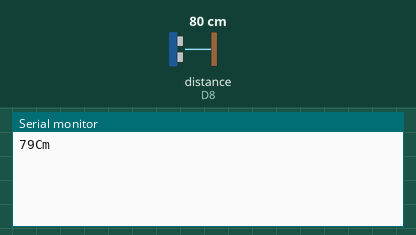
This sketch was run on a simulated ESP8266 (NodeMCU). Parts: the last lines printed to the serial monitor. Wiring (inferred from the names in the program): ultrasonic range finder: trigger D7; echo D8. Inputs (shaded band) come from the test bench; at power-on: distance to the obstacle (sensor on D8) 80 cm. The echo pulse lasts 58.3 µs per cm; WiFi joins after 1.5 s; servers stay silent unless stated.

Above: at 3.0 s.
3.1 s: distance to the obstacle (sensor on D8) set to 20 cm
At 6.4 s:
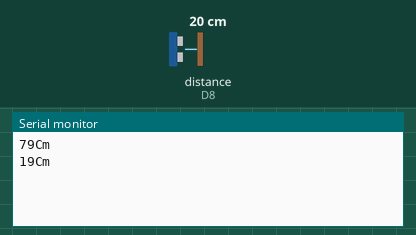
7.4 s: distance to the obstacle (sensor on D8) set to 17 cm
At 9.2 s:
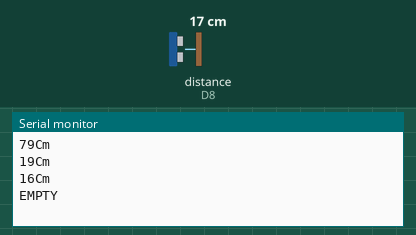
13.8 s: distance to the obstacle (sensor on D8) set to 2 cm
At 17.0 s:
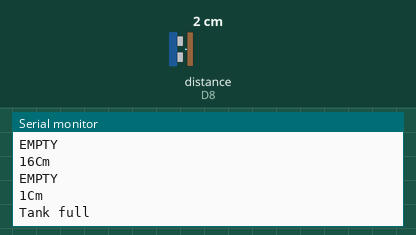
20.8 s: distance to the obstacle (sensor on D8) set to 6 cm
At 23.7 s:
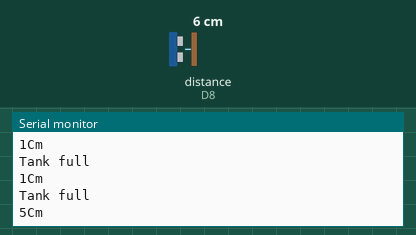
Timing chart, 0 to 25.2 s (numbered marks = the images above; inputs shaded):
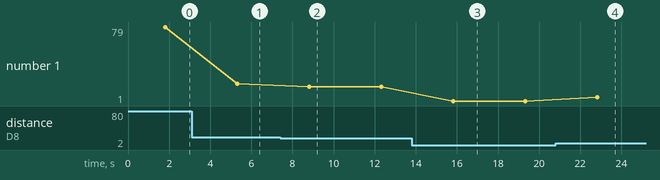

Measured:
- the behaviour switches between 19 and 18 cm on distance to the obstacle (sensor on D8) (found by bisection; images 1 and 2)
- the behaviour switches between 4 and 5 cm on distance to the obstacle (sensor on D8) (found by bisection; images 3 and 4)
- after the input at 3.1 s, the serial monitor: prints a new line after 2.2 s (image 1)
- after the input at 7.4 s, the serial monitor: prints a new line after 1.4 s (image 2)
- after the input at 13.8 s, the serial monitor: prints a new line after 2.0 s (image 3)
- after the input at 20.8 s, the serial monitor: prints a new line after 2.0 s (image 4)
- plotted number 1: 79 → 19 after the input at 3.1 s, 19 → 16 after the input at 7.4 s, 16 → 1 after the input at 13.8 s, 1 → 5 after the input at 20.8 s

The sketch:

Ultra_with_cloud_lcd_display.ino
```cpp
/*
 * Based on Blynk Examples, changes made accordingly.
 * Under FeedName avoid using <>
 *
 * For IoT Development Board, 1.0 @Technomate Edubotics Pvt Ltd.
 *
 */

#define BLYNK_PRINT Serial
#include <ESP8266WiFi.h>
#include <BlynkSimpleEsp8266.h>


#define TRIGGERPIN D7
#define ECHOPIN    D8
char auth[] = " ";  //Your aauthentication of Blynk App
char ssid[] = " "; //Your Network SSID Here
char pass[] = " "; //Your Network password, here

int distance;
WidgetLCD lcd(V1);

void setup()
{
  Serial.begin(9600);
  pinMode(TRIGGERPIN, OUTPUT);
  pinMode(ECHOPIN, INPUT);
  Blynk.begin(auth, ssid, pass);
  lcd.clear(); //Use it to clear the LCD Widget
  lcd.print(0, 0, "Distance in cm");
}


void loop()
{

  lcd.clear();
  lcd.print(0, 0, "Distance in cm");
  //lcd.print(0,0);
  long duration, distance;
  digitalWrite(TRIGGERPIN, LOW);
  delayMicroseconds(3);

  digitalWrite(TRIGGERPIN, HIGH);
  delayMicroseconds(12);

  digitalWrite(TRIGGERPIN, LOW);
  duration = pulseIn(ECHOPIN, HIGH);
  distance= duration*0.034/2;
 // distance = (duration/2) / 29.1;
  Serial.print(distance);
  Serial.println("Cm");
  lcd.print(7, 1, distance);


  if (0 < distance && distance < 4)
  {
    Serial.println("Tank full");
    Blynk.virtualWrite(V2, 1023);
    Blynk.notify("Alert:Tank full");
  }

  if( 5< distance && distance < 8)
  {
    Blynk.virtualWrite(V3, 1023);
    Serial.println("ALLMOST FULL");
    Blynk.notify("Alert:Tank half");
  }

  if(15< distance && distance < 18)
  {
    Serial.println("EMPTY");
    Blynk.virtualWrite(V4, 1023);
    Blynk.notify("Alert:EMPTY");
  }

  Blynk.virtualWrite(V1, distance);
  Blynk.run();
  delay(3500);
}
```
